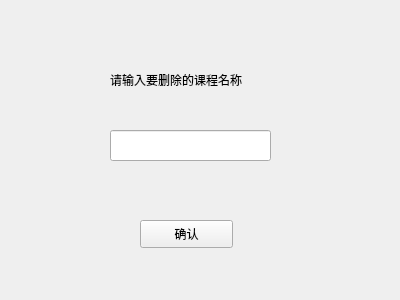
<?xml version="1.0" encoding="UTF-8"?>
<ui version="4.0">
 <class>minus</class>
 <widget class="QWidget" name="minus">
  <property name="geometry">
   <rect>
    <x>0</x>
    <y>0</y>
    <width>400</width>
    <height>300</height>
   </rect>
  </property>
  <property name="windowTitle">
   <string>Form</string>
  </property>
  <widget class="QLineEdit" name="lineEdit">
   <property name="geometry">
    <rect>
     <x>110</x>
     <y>130</y>
     <width>161</width>
     <height>31</height>
    </rect>
   </property>
  </widget>
  <widget class="QPushButton" name="pushButton">
   <property name="geometry">
    <rect>
     <x>140</x>
     <y>220</y>
     <width>93</width>
     <height>28</height>
    </rect>
   </property>
   <property name="text">
    <string>确认</string>
   </property>
  </widget>
  <widget class="QLabel" name="label">
   <property name="geometry">
    <rect>
     <x>110</x>
     <y>70</y>
     <width>191</width>
     <height>20</height>
    </rect>
   </property>
   <property name="text">
    <string>请输入要删除的课程名称</string>
   </property>
  </widget>
 </widget>
 <resources/>
 <connections/>
</ui>
